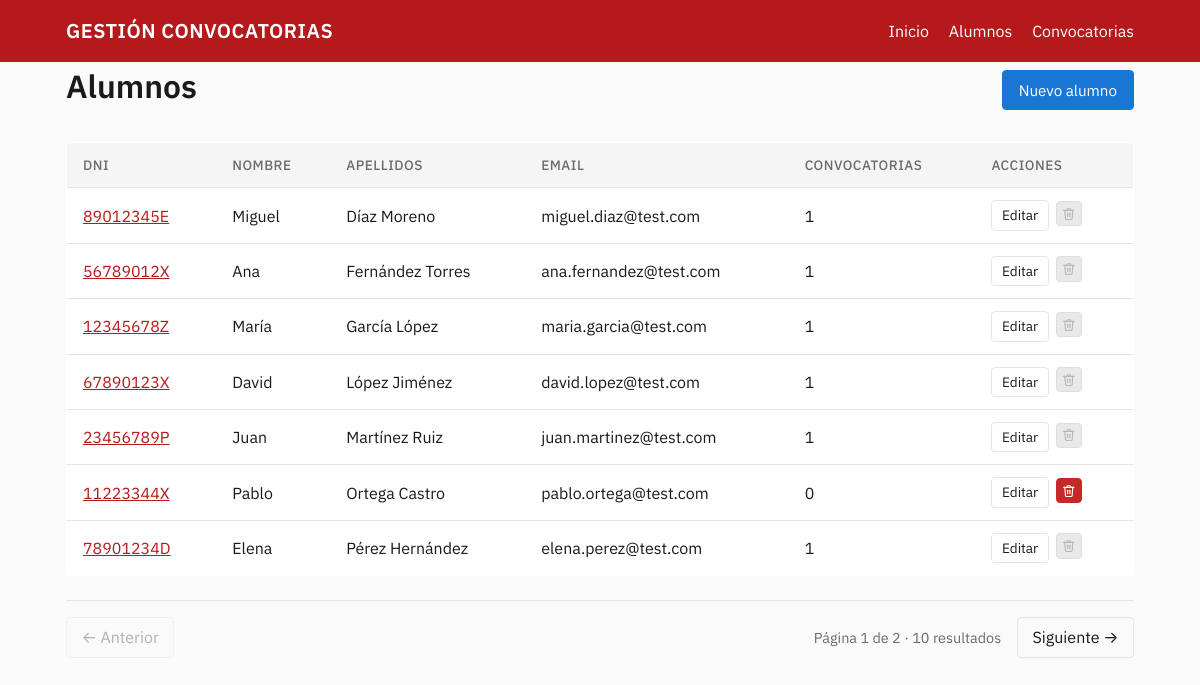
Page /alumnos on the earlier database version.
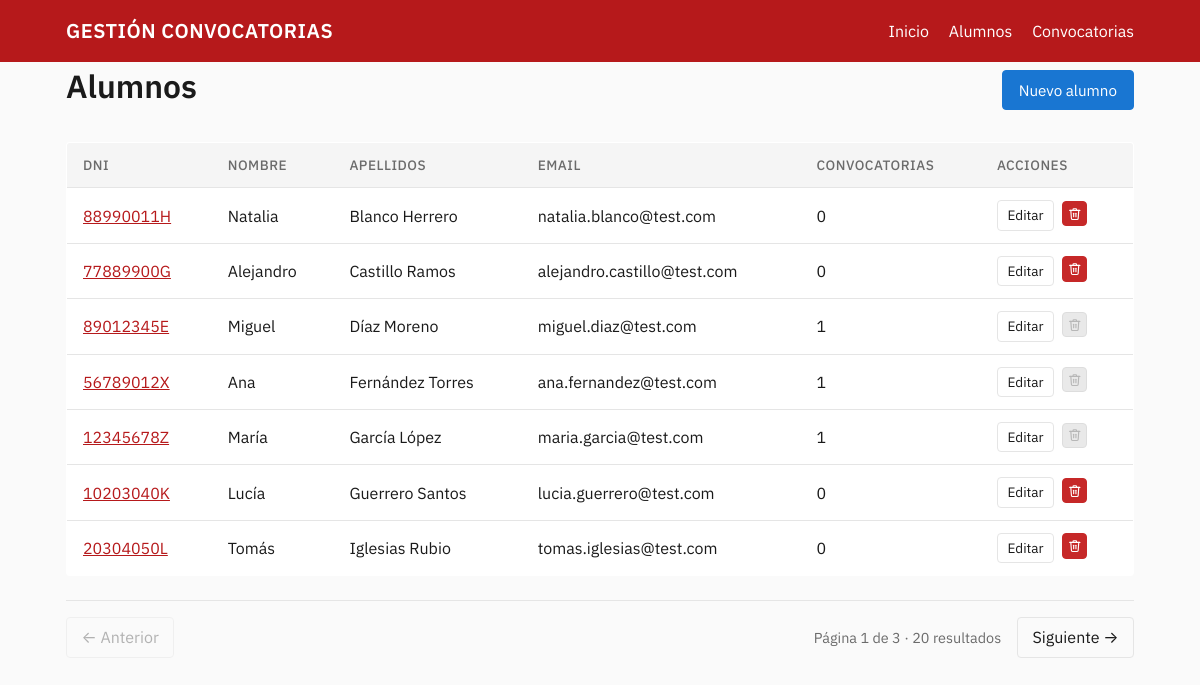
Same page on the later database version.
### tables this page shows
CREATE TABLE alumnos (
    id        INT UNSIGNED AUTO_INCREMENT PRIMARY KEY,
    nombre    VARCHAR(100) NOT NULL,
    apellidos VARCHAR(150) NOT NULL,
    email     VARCHAR(255) NOT NULL UNIQUE,
    dni       CHAR(9)      NOT NULL UNIQUE,
    CONSTRAINT chk_alumnos_dni CHECK (dni REGEXP '^[0-9]{8}[A-HJ-NP-TV-Z]$')
);

### app/Core/Controller.php (called while the page is built, shortened)
<?php
abstract class Controller
{
    protected function render(string $view, array $data = []): void
    {
        extract($data, EXTR_SKIP);
        $viewPath = __DIR__ . '/../Views/' . $view . '.php';
        require $viewPath;
        $content = ob_get_clean();
        require __DIR__ . '/../Views/layout.php';
    }
}

### app/Controllers/AlumnoController.php (called while the page is built, shortened)
<?php
final class AlumnoController extends Controller
{
    public function index(): void
    {
        $page   = (int) ($_GET['page'] ?? 1);
        $result = Alumno::paginateWithConvocatorias($page, 7);
        $this->render('alumnos/index', [
            'title'      => 'Alumnos',
            'alumnos'    => $result['items'],
            'pagination' => $result,
        ]);
    }
}

### public/index.php (called while the page is built, shortened)
<?php
$router = new Router();
$router->get('/', [HomeController::class, 'index']);
$router->get   ('/alumnos',                [AlumnoController::class, 'index']);
$router->get   ('/alumnos/crear',          [AlumnoController::class, 'create']);
$router->post  ('/alumnos',                [AlumnoController::class, 'store']);
$router->get   ('/alumnos/{id}/editar',    [AlumnoController::class, 'edit']);
$router->put   ('/alumnos/{id}',           [AlumnoController::class, 'update']);
$router->delete('/alumnos/{id}',           [AlumnoController::class, 'destroy']);
$router->get   ('/convocatorias',                [ConvocatoriaController::class, 'index']);
$router->get   ('/convocatorias/crear',          [ConvocatoriaController::class, 'create']);
$router->post  ('/convocatorias',                [ConvocatoriaController::class, 'store']);
$router->get   ('/convocatorias/{id}/editar',    [ConvocatoriaController::class, 'edit']);
$router->get   ('/convocatorias/{id}',           [ConvocatoriaController::class, 'show']);
$router->put   ('/convocatorias/{id}',           [ConvocatoriaController::class, 'update']);
$router->delete('/convocatorias/{id}',           [ConvocatoriaController::class, 'destroy']);
$router->post  ('/convocatorias/{id}/inscripciones', [InscripcionController::class, 'store']);
$router->delete('/inscripciones/{id}',                [InscripcionController::class, 'destroy']);
$router->dispatch($_SERVER['REQUEST_METHOD'], $_SERVER['REQUEST_URI']);

### app/Models/Alumno.php (called while the page is built, shortened)
<?php
final class Alumno
{
    public static function paginateWithConvocatorias(int $page = 1, int $perPage = 10): array
    {
        $page    = max(1, $page);
        $offset  = ($page - 1) * $perPage;
        $pdo     = Database::pdo();
        $total = (int) $pdo->query('SELECT COUNT(*) FROM alumnos')->fetchColumn();
        $stmt = $pdo->prepare(
            'SELECT * FROM alumnos
       ORDER BY apellidos, nombre
          LIMIT :limit OFFSET :offset'
        );
        $stmt->bindValue(':limit', $perPage, \PDO::PARAM_INT);
        $stmt->bindValue(':offset', $offset, \PDO::PARAM_INT);
        $stmt->execute();
        $alumnos = $stmt->fetchAll();
        return [
            'items'      => $alumnos,
            'total'      => $total,
            'page'       => $page,
            'perPage'    => $perPage,
            'totalPages' => max(1, (int) ceil($total / $perPage)),
        ];
    }
}

### app/Views/alumnos/index.php (the view, shortened to what this page needs)
<div class="page-header">
    <h1>Alumnos</h1>
    <a href="/alumnos/crear" class="btn btn-primary">Nuevo alumno</a>
</div>
<?php if (empty($alumnos)): ?>
    <div class="card"><p>No hay alumnos registrados.</p></div>
<?php else: ?>
    <table class="data-table">
        <thead>
        <tr>
            <th>DNI</th><th>Nombre</th><th>Apellidos</th><th>Email</th>
            <th>Convocatorias</th><th>Acciones</th>
        </tr>
        </thead>
        <tbody>
        <?php foreach ($alumnos as $a): ?>
            <tr>
                <td>
                    <button type="button" class="btn-link" data-alumno-trigger="<?= $a['id'] ?>"
                            title="Ver convocatorias inscritas">
                        <?= htmlspecialchars($a['dni']) ?>
                    </button>
                </td>
                <td><?= htmlspecialchars($a['nombre']) ?></td>
                <td><?= htmlspecialchars($a['apellidos']) ?></td>
                <td><?= htmlspecialchars($a['email']) ?></td>
                <td><?= count($a['convocatorias']) ?></td>
                <td class="actions">
                    <a href="/alumnos/<?= $a['id'] ?>/editar" class="btn btn-sm">Editar</a>
                    <?php $tieneInscripciones = !empty($a['convocatorias']); ?>
                    <form method="POST" action="/alumnos/<?= $a['id'] ?>" class="inline-form"
                          data-confirm="¿Eliminar a <?= htmlspecialchars($a['nombre'] . ' ' . $a['apellidos']) ?>?">
                        <button type="submit" class="btn btn-sm btn-danger btn-icon-only"
                                <?= $tieneInscripciones ? 'disabled' : '' ?>
                                title="<?= $tieneInscripciones
                                        ? 'No se puede eliminar: tiene ' . count($a['convocatorias']) . ' inscripción(es).'
                                        : 'Eliminar alumno' ?>">
                            <svg class="icon" aria-hidden="true"><use href="#icon-trash"/></svg>
                        </button>
                    </form>
                </td>
            </tr>
        <?php endforeach; ?>
        </tbody>
    </table>
    <?php include __DIR__ . '/../_pagination.php'; ?>
<?php endif; ?>

### app/Views/_pagination.php (shortened to what this page needs)
<?php
$page = $pagination['page'];
$last = $pagination['totalPages'];
?>
<nav class="pagination" aria-label="Paginación">
    <?php if ($page > 1): ?>
        <a href="?page=<?= $page - 1 ?>" rel="prev">← Anterior</a>
    <?php else: ?>
        <span class="disabled">← Anterior</span>
    <?php endif; ?>
    <span class="info">
        Página <?= $page ?> de <?= $last ?> · <?= $pagination['total'] ?> resultados
    </span>
    <?php if ($page < $last): ?>
        <a href="?page=<?= $page + 1 ?>" rel="next">Siguiente →</a>
    <?php else: ?>
        <span class="disabled">Siguiente →</span>
    <?php endif; ?>
</nav>

### app/Core/Router.php (shortened to what this page needs)
<?php
final class Router
{
    private array $routes = [];
    private function add(string $method, string $path, array $handler): void
    {
        $this->routes[] = ['method' => $method, 'path' => $path, 'handler' => $handler];
    }
    public function dispatch(string $method, string $uri): void
    {
        $path = parse_url($uri, PHP_URL_PATH) ?? '/';
        foreach ($this->routes as $route) {
            $pattern = '#^' . preg_replace('#\{([a-z_]+)\}#', '(?P<$1>[^/]+)', $route['path']) . '$#';
            if (preg_match($pattern, $path, $matches)) {
                $params = array_filter($matches, 'is_string', ARRAY_FILTER_USE_KEY);
                [$class, $action] = $route['handler'];
                (new $class())->$action(...array_values($params));
                return;
            }
        }
    }
}

### app/Views/layout.php (shortened to what this page needs)
<!DOCTYPE html>
<html lang="es">
<head>
    <link rel="stylesheet" href="/assets/css/app.css">
</head>
<body>
<header class="topbar">
    <div class="container">
        <a href="/" class="brand">GESTIÓN CONVOCATORIAS</a>
        <nav>
            <a href="/">Inicio</a>
            <a href="/alumnos">Alumnos</a>
            <a href="/convocatorias">Convocatorias</a>
        </nav>
    </div>
</header>
<main class="container">
    <?= $content ?>
</main>
</body>
</html>

### public/assets/css/app.css (style rules this page uses)
:root { --c-primary: #B6191B; --c-primary-dark: #8B1316; --c-bg: #FAFAFA; --c-surface: #FFFFFF; --c-text: #1A1A1A; --c-muted: #6B6B6B; --c-border: #E5E5E5; --c-success: #2E7D32; --c-danger: #C62828; --c-warning: #ED6C02; --c-action: #1976D2; --c-action-dark: #0D47A1; --font: 'IBM Plex Sans', system-ui, -apple-system, sans-serif; --radius: 4px; --gap: 1rem; }
* { box-sizing: border-box; margin: 0; padding: 0; }
body { font-family: var(--font), sans-serif; color: var(--c-text); background: var(--c-bg); line-height: 1.5; }
.container { max-width: 1100px; margin: 0 auto; padding: 0 var(--gap); }
.topbar { background: var(--c-primary); color: #fff; padding: var(--gap) 0; }
.topbar .container { display: flex; justify-content: space-between; align-items: center; }
.brand { color: #fff; text-decoration: none; font-weight: 600; font-size: 1.25rem; letter-spacing: 0.5px; }
.topbar nav a { color: #fff; text-decoration: none; margin-left: 1rem; }
main { padding: 2rem 0; }
h1 { font-weight: 600; margin-bottom: 0.5rem; }
.page-header { display: flex; justify-content: space-between; align-items: center; margin-bottom: 1.5rem; }
.btn { display: inline-flex; align-items: center; gap: 0.4rem; padding: 0.5rem 1rem; border-radius: var(--radius); border: 1px solid var(--c-border); background: var(--c-surface); color: var(--c-text); cursor: pointer; font-family: inherit; font-size: 0.95rem; text-decoration: none; transition: background 0.15s, border-color 0.15s; }
.btn-primary { background: var(--c-action); color: #fff; border-color: var(--c-action); }
.btn-danger { background: var(--c-danger); color: #fff; border-color: var(--c-danger); }
.btn-sm { padding: 0.25rem 0.6rem; font-size: 0.85rem; }
.btn-icon-only { padding: 0.5rem; }
.btn-sm.btn-icon-only { padding: 0.3rem; }
.btn:disabled, .btn[disabled] { background: #f0f0f0; color: var(--c-muted); border-color: var(--c-border); cursor: not-allowed; opacity: 0.7; }
.btn:disabled, .btn:disabled:hover { background: #e0e0e0; color: #999; border-color: #d0d0d0; cursor: not-allowed; }
.data-table { width: 100%; background: var(--c-surface); border: 1px solid var(--c-border); border-radius: var(--radius); border-collapse: collapse; overflow: hidden; }
.data-table th, .data-table td { padding: 0.75rem 1rem; text-align: left; border-bottom: 1px solid var(--c-border); }
.data-table th { background: #f5f5f5; font-weight: 500; font-size: 0.85rem; color: var(--c-muted); text-transform: uppercase; letter-spacing: 0.5px; }
.data-table tbody tr:last-child td { border-bottom: none; }
.actions { white-space: nowrap; }
.actions .btn { margin-right: 0.25rem; }
.inline-form { display: inline; }
.btn-link { background: none; border: none; color: var(--c-primary); cursor: pointer; padding: 0; font-family: inherit; font-size: inherit; text-decoration: underline; }
.icon { width: 1em; height: 1em; flex-shrink: 0; }
.pagination { display: flex; align-items: center; gap: 1rem; margin-top: 1.5rem; padding-top: 1rem; border-top: 1px solid var(--c-border); }
.pagination a, .pagination .disabled { text-decoration: none; padding: 0.45rem 0.9rem; border-radius: var(--radius); border: 1px solid var(--c-border); color: var(--c-text); transition: border-color 0.15s, background 0.15s; }
.pagination .disabled { color: var(--c-muted); opacity: 0.5; pointer-events: none; }
.pagination .info { margin-left: auto; color: var(--c-muted); font-size: 0.9rem; }

Differences in the rows shown:
no longer on this page (row unchanged): alumnos: dni "67890123X", nombre "David", apellidos "López Jiménez", email "david.lopez@test.com", count($a['convocatorias']) "1", shown under "2"
no longer on this page (row unchanged): alumnos: dni "23456789P", nombre "Juan", apellidos "Martínez Ruiz", email "juan.martinez@test.com", count($a['convocatorias']) "1", shown under "2"
no longer on this page (row unchanged): alumnos: dni "11223344X", nombre "Pablo", apellidos "Ortega Castro", email "pablo.ortega@test.com", count($a['convocatorias']) "0", shown under "2"
no longer on this page (row unchanged): alumnos: dni "78901234D", nombre "Elena", apellidos "Pérez Hernández", email "elena.perez@test.com", count($a['convocatorias']) "1", shown under "2"
added alumnos: dni "88990011H", nombre "Natalia", apellidos "Blanco Herrero", email "natalia.blanco@test.com", count($a['convocatorias']) "0", shown under "3"
added alumnos: dni "77889900G", nombre "Alejandro", apellidos "Castillo Ramos", email "alejandro.castillo@test.com", count($a['convocatorias']) "0", shown under "3"
shown differently, row unchanged: alumnos "Miguel": moves from the list under "2" to the list under "3"
shown differently, row unchanged: alumnos "Ana": moves from the list under "2" to the list under "3"
shown differently, row unchanged: alumnos "María": moves from the list under "2" to the list under "3"
added alumnos: dni "10203040K", nombre "Lucía", apellidos "Guerrero Santos", email "lucia.guerrero@test.com", count($a['convocatorias']) "0", shown under "3"
added alumnos: dni "20304050L", nombre "Tomás", apellidos "Iglesias Rubio", email "tomas.iglesias@test.com", count($a['convocatorias']) "0", shown under "3"
Other differences:
new list line: "GESTIÓN CONVOCATORIAS Inicio Alumnos Convocatorias Alumnos Nuevo alumno DNI NOMBRE APELLIDOS EMAIL CONVOCATORIAS ACCIONES ← Anterior Página 1 de 3 · 20 resultados Siguiente →"
list line gone: "GESTIÓN CONVOCATORIAS Inicio Alumnos Convocatorias Alumnos Nuevo alumno DNI NOMBRE APELLIDOS EMAIL CONVOCATORIAS ACCIONES ← Anterior Página 1 de 2 · 10 resultados Siguiente →"
